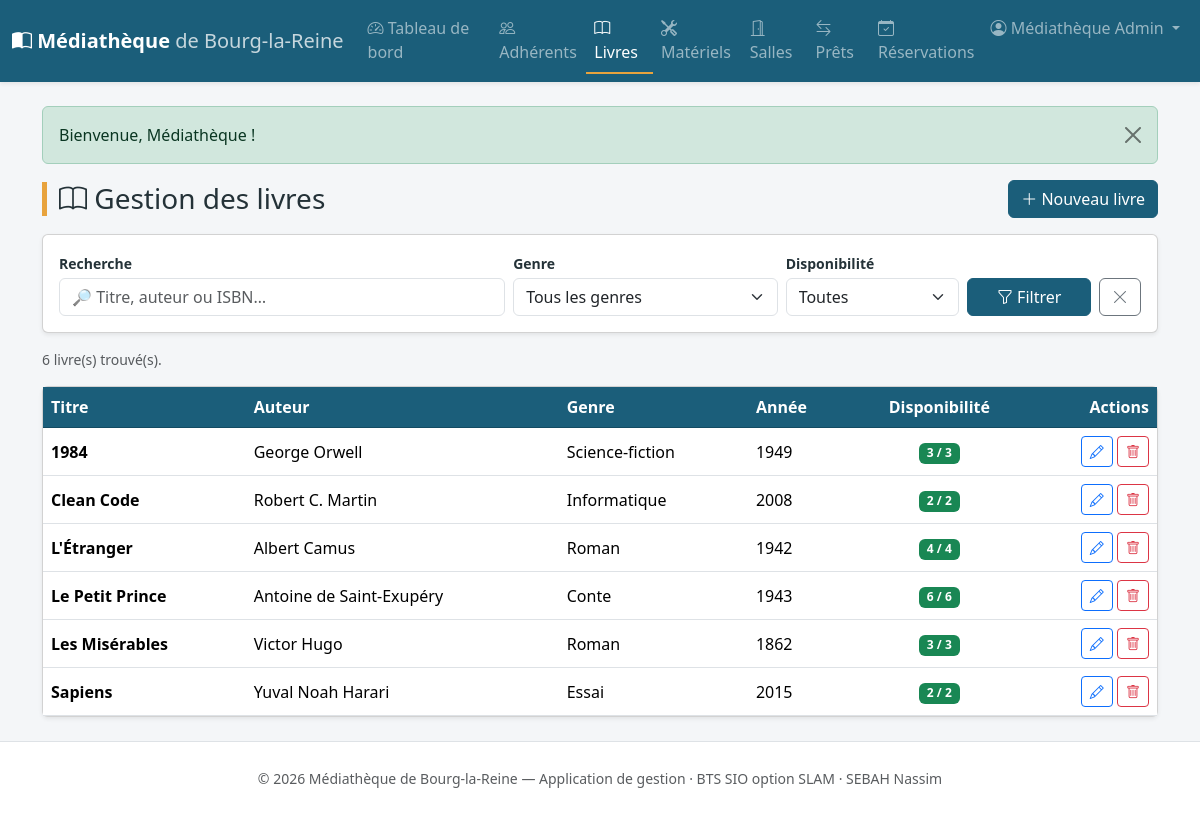
Screenshot of /public/index.php?ctrl=livre&action=index (signed in) with the database file from the repository.
### tables this page shows
CREATE TABLE livre (
    id                  INT AUTO_INCREMENT PRIMARY KEY,
    titre               VARCHAR(150) NOT NULL,
    auteur              VARCHAR(120) NOT NULL,
    isbn                VARCHAR(20),
    editeur             VARCHAR(120),
    annee_publication   INT,
    genre               VARCHAR(60),
    quantite_totale     INT NOT NULL DEFAULT 1,
    quantite_disponible INT NOT NULL DEFAULT 1
);

### app/controllers/LivreController.php (called while the page is built, shortened)
<?php
class LivreController extends Controller
{
    public function index($id = null): void
    {
        $model   = $this->model('Livre');
        $filtres = [
            'q'     => trim($_GET['q'] ?? ''),
            'genre' => trim($_GET['genre'] ?? ''),
            'dispo' => $_GET['dispo'] ?? '',
        ];
        $this->view('livre/index', [
            'titre'   => 'Gestion des livres',
            'livres'  => $model->filter($filtres),
            'genres'  => $model->distinctGenres(),
            'filtres' => $filtres,
        ]);
    }
}

### public/index.php (called while the page is built, shortened)
<?php
require ROOT . '/config/Database.php';
require ROOT . '/app/core/helpers.php';
require ROOT . '/app/core/Model.php';
$action = preg_replace('/[^a-zA-Z]/', '', $_GET['action'] ?? 'index');
$id     = isset($_GET['id']) ? (int) $_GET['id'] : null;
$controller = new $controllerClass();
$controller->$action($id);

### app/core/helpers.php (called while the page is built, shortened)
<?php
function url(string $ctrl = 'home', string $action = 'index', array $params = []): string
{
    $query = array_merge(['ctrl' => $ctrl, 'action' => $action], $params);
    return BASE_URL . '?' . http_build_query($query);
}
function e(?string $value): string
{
    return htmlspecialchars($value ?? '', ENT_QUOTES, 'UTF-8');
}

### app/core/Model.php (called while the page is built, shortened)
<?php
abstract class Model
{
    public function __construct()
    {
        $this->db = Database::getConnection();
    }
}

### config/Database.php (called while the page is built)
<?php
class Database
{
    private static ?PDO $instance = null;
    public static function getConnection(): PDO
    {
        if (self::$instance === null) {
            $dsn = 'mysql:host=' . DB_HOST . ';dbname=' . DB_NAME . ';charset=' . DB_CHARSET;
            $options = [
                PDO::ATTR_ERRMODE            => PDO::ERRMODE_EXCEPTION,
                PDO::ATTR_DEFAULT_FETCH_MODE => PDO::FETCH_ASSOC,
                PDO::ATTR_EMULATE_PREPARES   => false,
            ];
            try {
                self::$instance = new PDO($dsn, DB_USER, DB_PASS, $options);
            } catch (PDOException $e) {
                die('Erreur de connexion à la base de données : ' . $e->getMessage()
                    . '<br>Vérifiez la configuration dans config/config.php et que la base "'
                    . DB_NAME . '" a bien été importée (sql/schema.sql).');
            }
        }
        return self::$instance;
    }
}

### app/models/Livre.php (called while the page is built, shortened)
<?php
class Livre extends Model
{
    public function filter(array $c): array
    {
        $sql    = "SELECT * FROM livre WHERE 1 = 1";
        $params = [];
        $sql .= " ORDER BY titre";
        $stmt = $this->db->prepare($sql);
        $stmt->execute($params);
        return $stmt->fetchAll();
    }
}

### app/views/livre/index.php (the view, shortened to what this page needs)
<div class="d-flex justify-content-between align-items-center mb-3 flex-wrap gap-2">
    <h1 class="h3 page-title mb-0"><i class="bi bi-book"></i> Gestion des livres</h1>
    <a href="<?= url('livre', 'form') ?>" class="btn btn-mediatheque">
        <i class="bi bi-plus-lg"></i> Nouveau livre
    </a>
</div>
<form method="get" action="<?= BASE_URL ?>" class="card card-body shadow-sm mb-3">
    <div class="row g-2 align-items-end">
        <div class="col-md-5">
            <label class="form-label mb-1 small fw-semibold">Recherche</label>
            <input type="search" name="q" class="form-control" value="<?= e($filtres['q']) ?>"
                   placeholder="🔎 Titre, auteur ou ISBN…">
        </div>
        <div class="col-md-3">
            <label class="form-label mb-1 small fw-semibold">Genre</label>
            <select name="genre" class="form-select">
                <option value="">Tous les genres</option>
            </select>
        </div>
        <div class="col-md-2">
            <label class="form-label mb-1 small fw-semibold">Disponibilité</label>
            <select name="dispo" class="form-select">
                <option value="">Toutes</option>
            </select>
        </div>
        <div class="col-md-2 d-flex gap-2">
            <button type="submit" class="btn btn-mediatheque w-100"><i class="bi bi-funnel"></i> Filtrer</button>
            <a href="<?= url('livre') ?>" class="btn btn-outline-secondary" title="Réinitialiser les filtres"><i class="bi bi-x-lg"></i></a>
        </div>
    </div>
</form>
<p class="text-muted small"><?= count($livres) ?> livre(s) trouvé(s).</p>
<div class="card shadow-sm">
    <div class="table-responsive">
        <table class="table table-hover align-middle mb-0" id="tbl-livres">
            <thead>
                <tr>
                    <th>Titre</th><th>Auteur</th><th>Genre</th><th>Année</th>
                    <th class="text-center">Disponibilité</th><th class="text-end">Actions</th>
                </tr>
            </thead>
            <tbody>
                <?php if (empty($livres)): ?>
                    <tr><td colspan="6" class="text-center text-muted py-4">Aucun livre enregistré.</td></tr>
                <?php else: foreach ($livres as $l): ?>
                    <tr>
                        <td class="fw-semibold"><?= e($l['titre']) ?></td>
                        <td><?= e($l['auteur']) ?></td>
                        <td><?= e($l['genre']) ?: '—' ?></td>
                        <td><?= e($l['annee_publication']) ?: '—' ?></td>
                        <td class="text-center">
                            <?php
                            $dispo = (int) $l['quantite_disponible'];
                            $cls = $dispo > 0 ? 'text-bg-success' : 'text-bg-danger';
                            ?>
                            <span class="badge <?= $cls ?>"><?= $dispo ?> / <?= (int) $l['quantite_totale'] ?></span>
                        </td>
                        <td class="text-end text-nowrap">
                            <a href="<?= url('livre', 'form', ['id' => $l['id']]) ?>"
                               class="btn btn-sm btn-outline-primary" title="Modifier"><i class="bi bi-pencil"></i></a>
                            <a href="<?= url('livre', 'delete', ['id' => $l['id']]) ?>"
                               class="btn btn-sm btn-outline-danger" title="Supprimer"
                               data-confirm="Supprimer ce livre ?"><i class="bi bi-trash"></i></a>
                        </td>
                    </tr>
                <?php endforeach; endif; ?>
            </tbody>
        </table>
    </div>
</div>

### public/css/style.css (style rules this page uses)
:root { --mediatheque: #1b5e7a; --mediatheque-dark: #134b62; --mediatheque-accent: #e8a33d; }
html, body { min-height: 100%; }
body { display: flex; flex-direction: column; min-height: 100vh; background-color: #f4f6f8; font-family: "Segoe UI", system-ui, -apple-system, sans-serif; color: #243238; }
.table thead th { background-color: var(--mediatheque); color: #fff; border-color: var(--mediatheque-dark); white-space: nowrap; }
.btn-mediatheque { background-color: var(--mediatheque); border-color: var(--mediatheque); color: #fff; }
.page-title { border-left: 5px solid var(--mediatheque-accent); padding-left: .75rem; }

### rows the page displays
livre: titre "1984", auteur "George Orwell", genre "Science-fiction", annee_publication "1949", quantite_disponible "3", quantite_totale "3"
livre: titre "Clean Code", auteur "Robert C. Martin", genre "Informatique", annee_publication "2008", quantite_disponible "2", quantite_totale "2"
livre: titre "L'Étranger", auteur "Albert Camus", genre "Roman", annee_publication "1942", quantite_disponible "4", quantite_totale "4"
livre: titre "Le Petit Prince", auteur "Antoine de Saint-Exupéry", genre "Conte", annee_publication "1943", quantite_disponible "6", quantite_totale "6"
livre: titre "Les Misérables", auteur "Victor Hugo", genre "Roman", annee_publication "1862", quantite_disponible "3", quantite_totale "3"
livre: titre "Sapiens", auteur "Yuval Noah Harari", genre "Essai", annee_publication "2015", quantite_disponible "2", quantite_totale "2"

### other values shown
$label "Tableau de bord"
$label "Adhérents"
$label "Livres"
$label "Matériels"
$label "Salles"
$label "Prêts"
$label "Réservations"
$_SESSION['agent']['prenom'] . ' ' . $_SESSION['agent']['nom'] "Médiathèque Admin"
$_SESSION['flash']['message'] "Bienvenue, Médiathèque !"
count($livres) "6"
